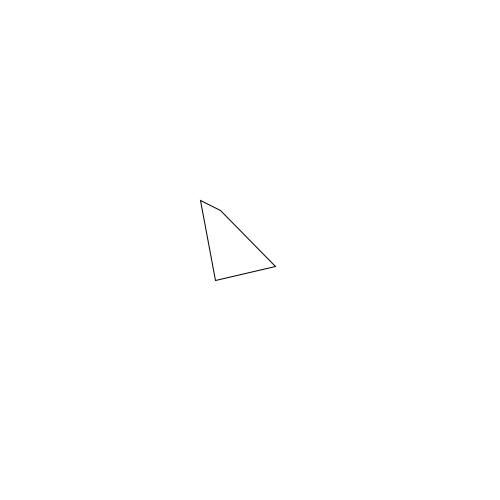
Frame 1 (no input)
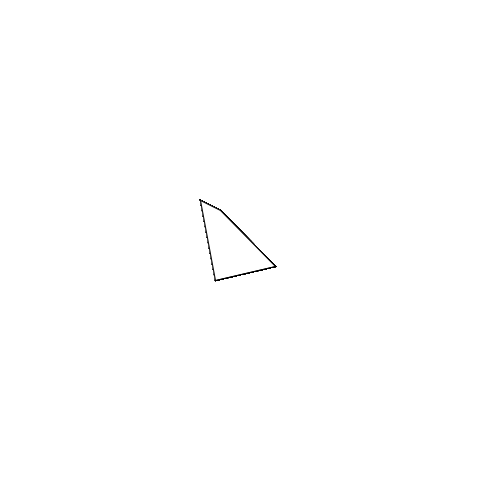
Frame 60 (the mouse pressed at the canvas centre just before this capture)
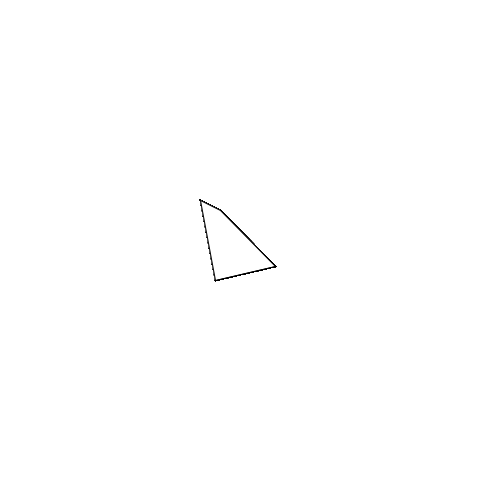
Frame 120 (the mouse held since frame 60 and released just before this capture)

The Processing sketch that drew these frames (run headless with seeded random() and noise(); from frame 60 on, the mouse is pressed at the canvas centre):

// Processing sketch: processing_82954
// ── processing_82954.pde

void setup()
{
  //SIZE
  //La taille en pixel du papier de la fenêtre est largeur= 220 hauteur= 200
  size(500,500);
  
  smooth();
 
  //BACKGROUND
  //Peindre le fond de notre fenetre 
  background(255);
 
}

void draw()
{
  translate(200, 200);
  quad(0, 0, 20, 10, 75, 66, 15, 80);

}
